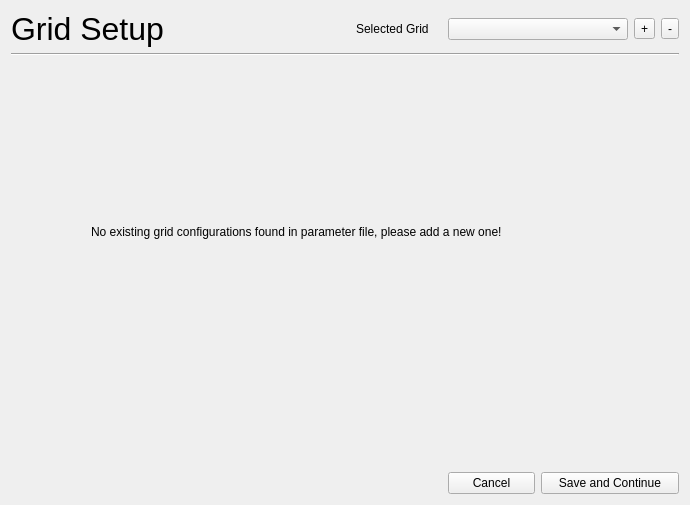
<?xml version="1.0" encoding="UTF-8"?>
<ui version="4.0">
 <class>GridSetup</class>
 <widget class="QWidget" name="GridSetup">
  <property name="geometry">
   <rect>
    <x>0</x>
    <y>0</y>
    <width>690</width>
    <height>505</height>
   </rect>
  </property>
  <property name="sizePolicy">
   <sizepolicy hsizetype="Fixed" vsizetype="Fixed">
    <horstretch>0</horstretch>
    <verstretch>0</verstretch>
   </sizepolicy>
  </property>
  <property name="maximumSize">
   <size>
    <width>690</width>
    <height>727</height>
   </size>
  </property>
  <property name="windowTitle">
   <string>Form</string>
  </property>
  <layout class="QGridLayout" name="gridLayout">
   <item row="2" column="0" colspan="8">
    <widget class="QStackedWidget" name="stackedWidget">
     <widget class="QWidget" name="page">
      <widget class="QLabel" name="startMessage">
       <property name="geometry">
        <rect>
         <x>80</x>
         <y>160</y>
         <width>511</width>
         <height>20</height>
        </rect>
       </property>
       <property name="text">
        <string>No existing grid configurations found in parameter file, please add a new one!</string>
       </property>
      </widget>
     </widget>
     <widget class="QWidget" name="page_2"/>
    </widget>
   </item>
   <item row="3" column="5" colspan="3">
    <widget class="QPushButton" name="saveButton">
     <property name="text">
      <string>Save and Continue</string>
     </property>
    </widget>
   </item>
   <item row="0" column="3">
    <widget class="QLabel" name="label_2">
     <property name="text">
      <string>Selected Grid</string>
     </property>
    </widget>
   </item>
   <item row="0" column="6">
    <widget class="QToolButton" name="addGrid">
     <property name="text">
      <string>+</string>
     </property>
    </widget>
   </item>
   <item row="0" column="7">
    <widget class="QToolButton" name="deleteGrid">
     <property name="text">
      <string>-</string>
     </property>
    </widget>
   </item>
   <item row="1" column="0" colspan="8">
    <widget class="Line" name="line">
     <property name="orientation">
      <enum>Qt::Horizontal</enum>
     </property>
    </widget>
   </item>
   <item row="0" column="0">
    <widget class="QLabel" name="label">
     <property name="font">
      <font>
       <pointsize>24</pointsize>
      </font>
     </property>
     <property name="text">
      <string>Grid Setup</string>
     </property>
    </widget>
   </item>
   <item row="0" column="4" colspan="2">
    <widget class="QComboBox" name="gridSelection"/>
   </item>
   <item row="3" column="4">
    <widget class="QPushButton" name="cancelButton">
     <property name="text">
      <string>Cancel</string>
     </property>
    </widget>
   </item>
  </layout>
 </widget>
 <tabstops>
  <tabstop>gridSelection</tabstop>
  <tabstop>addGrid</tabstop>
  <tabstop>deleteGrid</tabstop>
  <tabstop>cancelButton</tabstop>
  <tabstop>saveButton</tabstop>
 </tabstops>
 <resources/>
 <connections/>
</ui>
